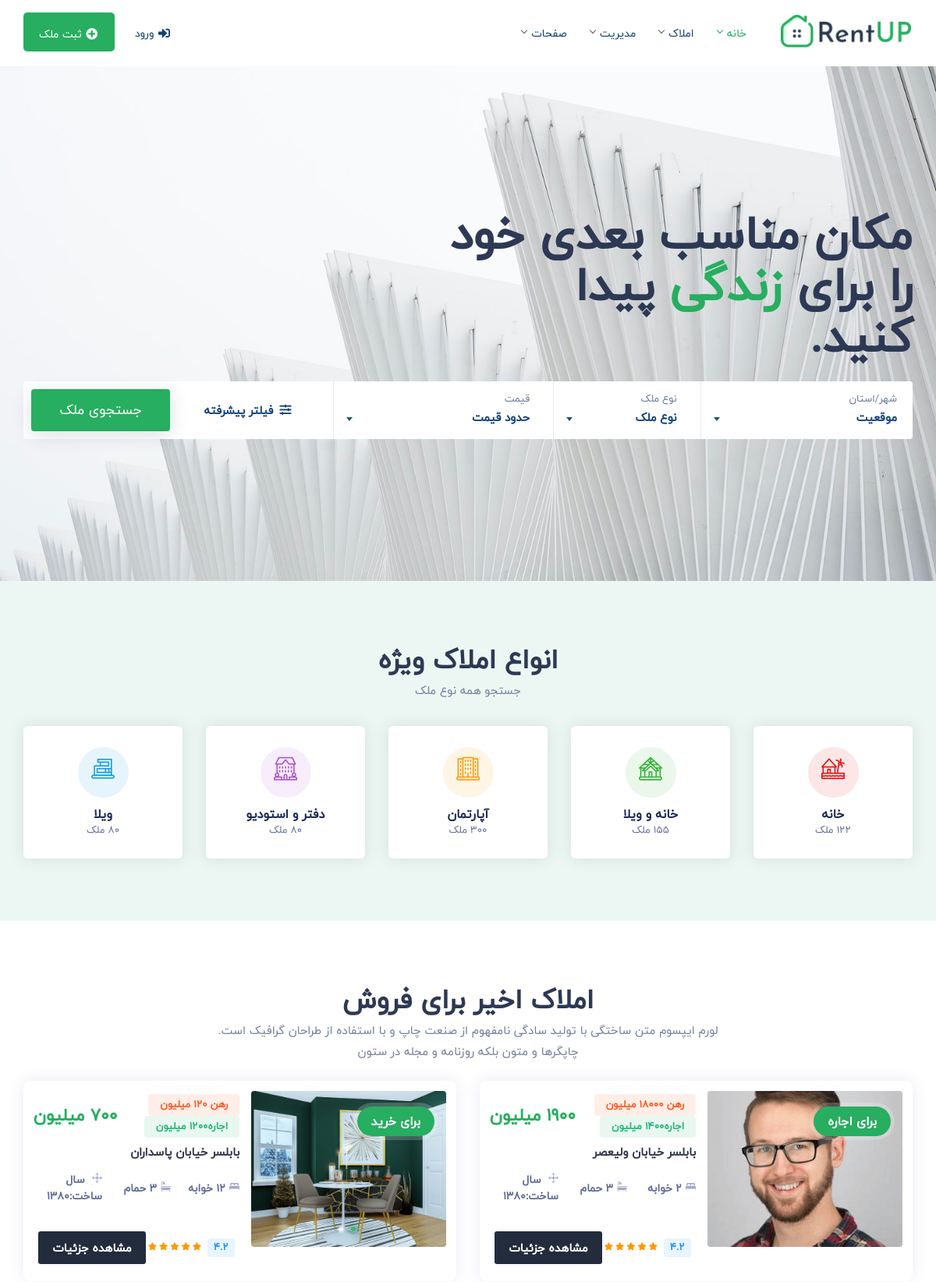
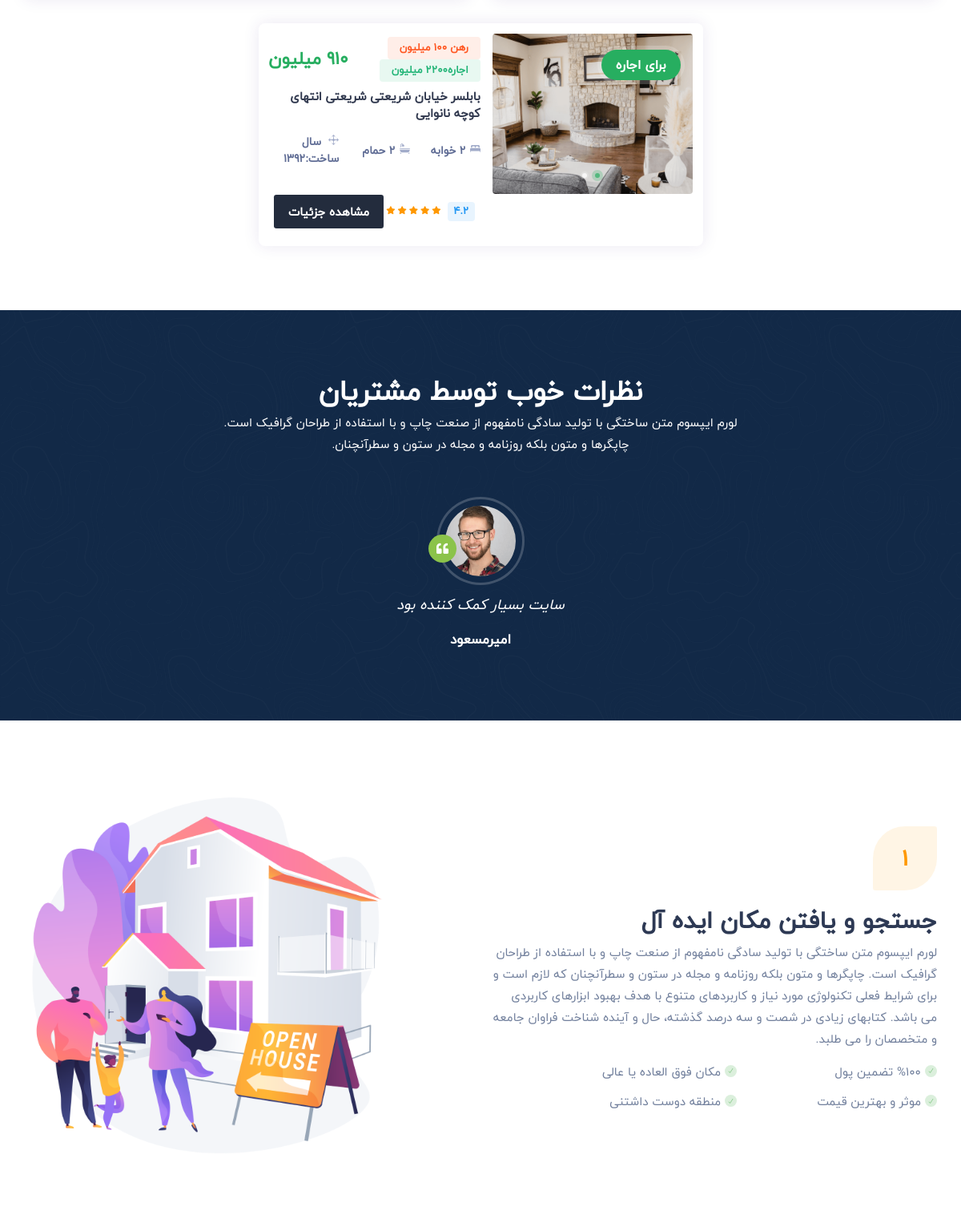
The page / (upper part) on the database its author committed (2 pictures, top to bottom).
### posts/models.py (models this page shows, shortened)
class aparteman(models.Model):
    STATUS_BUY = (
        ('برای خرید', 'برای خرید'),
        ('برای اجاره', 'برای اجاره'),
    )
    SANAD_CHOICES = (
        ('شش دانگ', 'شش دانگ'),
        ('مشاع', 'مشاع'),
        ('اصلاحات ارضی', 'اصلاحات ارضی'),
    )
    titr = models.CharField(max_length=150, verbose_name='تیتر')
    status_buy = models.CharField(
        max_length=50, choices=STATUS_BUY, default='برای خرید', verbose_name='برای خرید/رهن و اجاره')
    gheymat = models.PositiveIntegerField(
        default=0, verbose_name='قیمت')
    gheymat_rahn = models.PositiveIntegerField(
        default=0, verbose_name='قیمت رهن')
    gheymat_ejare = models.PositiveIntegerField(
        default=0, verbose_name='قیمت اجاره')
    locations = models.TextField(verbose_name='ادرس اپارتمان')
    sanad = models.CharField(
        max_length=32, choices=SANAD_CHOICES, default='شش دانگ', verbose_name='نوع سند')
    andaze = models.PositiveIntegerField(verbose_name='متراژ',default=0)
    tabaghe = models.PositiveIntegerField(verbose_name='طبقه')
    tedad_tabaghe = models.PositiveSmallIntegerField(verbose_name='تعداد طبقه')
    tedad_vahed_tabaghe = models.PositiveSmallIntegerField(
        verbose_name='تعداد واحد در هر طبقه',default=0)
    tedad_otagh = models.CharField(max_length=2, verbose_name='تعداد اتاق')
    tedad_dastshoe = models.PositiveSmallIntegerField(
        verbose_name='تعداد سرویس بهداشتی')
    sal_sakht = models.IntegerField(verbose_name='سال ساخت')
    tozihat_karbar = models.TextField(verbose_name='توضیحات کاربر')
    tozihat_khososy = models.TextField(
        blank=True, null=True, verbose_name='توضیحات خصوصی')
    image = models.ImageField(verbose_name='عکس اصلی',null=True)
    upload_time = models.DateField(auto_now=True, verbose_name='زمان ثبت')
    parking = models.BooleanField(default='False')
    ghabel_moaveze = models.BooleanField(default=False, verbose_name='قابل معاوضه؟')
    vise = models.BooleanField(default=False, verbose_name='ویژه؟')
    active = models.BooleanField(default=True, verbose_name='نمایش داده شود؟')
    tahvie = models.BooleanField(default=False)
    internet = models.BooleanField(default=False)
    trass = models.BooleanField(default=False)
    wifi = models.BooleanField(default=False)
    bed = models.BooleanField(default=False)
    micro = models.BooleanField(default=False)
    balcony = models.BooleanField(default=False)
    sahel = models.BooleanField(default=False)
    system_garmayeshi= models.BooleanField(default=False)
    sigary = models.BooleanField(default=False)
    class Meta:
        ordering = ['-upload_time']
        verbose_name = 'اپارتمان'
        verbose_name_plural = 'اپارتمان ها'

class aparteman_images(models.Model):
    place = models.ForeignKey(aparteman,on_delete=models.CASCADE)
    image = models.ImageField()
    alt = models.CharField(max_length=50)

### home/models.py (models this page shows)
class commentHome(models.Model):
    name = models.CharField(max_length=100)
    alt = models.CharField(max_length=50)
    image = models.ImageField()
    text = models.TextField()

### home/views.py (the view)
# urls.py: 2. Add a URL to urlpatterns:  path('', views.home, name='home')
def home(request):
    context = {
    "CommentHome":commentHome.objects.all(),
    "apartemans":aparteman.objects.filter(active=True)
    }
    return render(request,'home.html',context)

### templates/home.html (shortened to what this page needs)
{% extends 'base.html' %}
{% load static %}
{% block body %}
			<div class="image-cover hero_banner" style="background:#042238 url({% static 'assets/img/banner-5.jpg' %}) no-repeat;">
				<div class="container">
					<div class="row">
						<div class="col-xl-7 col-lg-8 col-md-10">
							<h2 class="big-header-capt mb-4">مکان مناسب بعدی خود<br>را برای <span class="theme-cl">زندگی</span> پیدا<br> کنید.</h2>
						</div>
					</div>
					<div class="row">
						<div class="col-xl-12 col-lg-12 col-md-12">
							<div class="full_search_box nexio_search lightanic_search hero_search-radius modern">
								<div class="search_hero_wrapping">
									<div class="row">
										<div class="col-lg-3 col-md-3 col-sm-12">
											<div class="form-group">
												<label>شهر/استان</label>
												<div class="input-with-icon">
												</div>
											</div>
										</div>
										<div class="col-lg-2 col-md-3 col-sm-12">
											<div class="form-group">
												<label>نوع ملک</label>
												<div class="input-with-icon">
												</div>
											</div>
										</div>
										<div class="col-lg-3 col-sm-12 d-md-none d-lg-block">
											<div class="form-group">
												<label>قیمت</label>
												<div class="input-with-icon">
												</div>
											</div>
										</div>
										<div class="col-lg-2 col-md-3 col-sm-12">
											<div class="form-group none">
												<a class="collapsed ad-search" data-toggle="collapse" data-parent="#search" data-target="#advance-search" href="javascript:void(0);" aria-expanded="false" aria-controls="advance-search"><i class="fa fa-sliders-h ml-2"></i>فیلتر پیشرفته</a>
											</div>
										</div>
										<div class="col-lg-2 col-md-3 col-sm-12 small-padd">
											<div class="form-group none">
												<a href="#" class="btn search-btn">جستجوی ملک</a>
											</div>
										</div>
									</div>
								</div>
							</div>
						</div>
					</div>
				</div>
			</div>
			<section class="light-bg min">
				<div class="container">
					<div class="row">
						<div class="col-lg-12 col-md-12">
							<div class="sec-heading center">
								<h2>انواع املاک ویژه</h2>
								<p>جستجو همه نوع ملک</p>
							</div>
						</div>
					</div>
					<div class="row justify-content-center">
						<div class="col-lg col-md-4">
							<div class="property_cats_boxs">
								<a href="grid-layout-with-sidebar.html" class="category-box">
									<div class="property_category_short">
										<div class="category-icon clip-1">
											<i class="flaticon-beach-house-2"></i>
										</div>
										<div class="property_category_expand property_category_short-text">
											<h4>خانه</h4>
											<p>122 ملک</p>
										</div>
									</div>
								</a>
							</div>
						</div>
						<div class="col-lg col-md-4">
							<div class="property_cats_boxs">
								<a href="grid-layout-with-sidebar.html" class="category-box">
									<div class="property_category_short">
										<div class="category-icon clip-2">
											<i class="flaticon-cabin"></i>
										</div>
										<div class="property_category_expand property_category_short-text">
											<h4>خانه و ویلا</h4>
											<p>155 ملک</p>
										</div>
									</div>
								</a>
							</div>
						</div>
						<div class="col-lg col-md-4">
							<div class="property_cats_boxs">
								<a href="grid-layout-with-sidebar.html" class="category-box">
									<div class="property_category_short">
										<div class="category-icon clip-3">
											<i class="flaticon-apartments"></i>
										</div>
										<div class="property_category_expand property_category_short-text">
											<h4>آپارتمان</h4>
											<p>300 ملک</p>
										</div>
									</div>
								</a>
							</div>
						</div>
						<div class="col-lg col-md-4">
							<div class="property_cats_boxs">
								<a href="grid-layout-with-sidebar.html" class="category-box">
									<div class="property_category_short">
										<div class="category-icon clip-4">
											<i class="flaticon-student-housing"></i>
										</div>
										<div class="property_category_expand property_category_short-text">
											<h4>دفتر و استودیو</h4>
											<p>80 ملک</p>
										</div>
									</div>
								</a>
							</div>
						</div>
						<div class="col-lg col-md-4">
							<div class="property_cats_boxs">
								<a href="grid-layout-with-sidebar.html" class="category-box">
									<div class="property_category_short">
										<div class="category-icon clip-5">
											<i class="flaticon-modern-house-4"></i>
										</div>
										<div class="property_category_expand property_category_short-text">
											<h4>ویلا</h4>
											<p>80 ملک</p>
										</div>
									</div>
								</a>
							</div>
						</div>
					</div>
				</div>
			</section>
			<section class="min">
				<div class="container">
					<div class="row justify-content-center">
						<div class="col-lg-7 col-md-10 text-center">
							<div class="sec-heading center mb-4">
								<h2>املاک اخیر برای فروش</h2>
								<p>لورم ایپسوم متن ساختگی با تولید سادگی نامفهوم از صنعت چاپ و با استفاده از طراحان گرافیک است. چاپگرها و متون بلکه روزنامه و مجله در ستون</p>
							</div>
						</div>
					</div>
					<div class="row justify-content-center">
						{% for apa in apartemans %}
						<div class="col-xl-6 col-lg-12 col-md-12 col-sm-12">
							<div class="property-listing list_view">
								<div class="listing-img-wrapper">
									<div class="_exlio_125">{{apa.status_buy}}</div>
									<div class="list-img-slide">
										<div class="click">
											{% for x in apa.aparteman_images_set.all %}
											<div><a href="single-property-1.html"><img src="{{x.image.url}}" class="img-fluid mx-auto" alt="" /></a></div>
											{% endfor %}
										</div>
									</div>
								</div>
								<div class="list_view_flex">
									<div class="listing-detail-wrapper mt-1">
										<div class="listing-short-detail-wrap">
											<div class="_card_list_flex mb-2">
												<div class="_card_flex_01">
													<span class="_list_blickes _netork">رهن {{apa.gheymat_rahn}} میلیون</span>
													<span class="_list_blickes types">اجاره{{apa.gheymat_ejare}} میلیون</span>
												</div>
												<div class="_card_flex_last">
													<h6 class="listing-card-info-price mb-0">{{apa.gheymat}} میلیون</h6>
												</div>
											</div>
											<div class="_card_list_flex">
												<div class="_card_flex_01">
													<h4 class="listing-name verified"><a href="single-property-1.html" class="prt-link-detail">{{apa.locations}}</a></h4>
												</div>
											</div>
										</div>
									</div>
									<div class="price-features-wrapper">
										<div class="list-fx-features">
											<div class="listing-card-info-icon">
												<div class="inc-fleat-icon"><img src="{% static 'assets/img/bed.svg' %}" width="13" alt="" /></div>{{apa.tedad_otagh}} خوابه
											</div>
											<div class="listing-card-info-icon">
												<div class="inc-fleat-icon"><img src="{% static 'assets/img/bathtub.svg' %}" width="13" alt="" /></div>{{apa.tedad_dastshoe}} حمام
											</div>
											<div class="listing-card-info-icon">
												<div class="inc-fleat-icon"><img src="{% static 'assets/img/move.svg' %}" width="13" alt="" /></div> سال ساخت:{{apa.sal_sakht}}										</div>
										</div>
									</div>
									<div class="listing-detail-footer">
										<div class="footer-first">
											<div class="foot-rates">
												<span class="elio_rate good">4.2</span>
												<div class="_rate_stio">
													<i class="fa fa-star"></i>
													<i class="fa fa-star"></i>
													<i class="fa fa-star"></i>
													<i class="fa fa-star"></i>
													<i class="fa fa-star"></i>
												</div>
											</div>
										</div>
										<div class="footer-flex">
											<a href="property-detail.html" class="prt-view">مشاهده جزئیات</a>
										</div>
									</div>
								</div>
							</div>
						</div>
						{% endfor %}
					</div>
				</div>
			</section>
			<section class="image-cover" style="background:#122947 url(assets/img/pattern.png) no-repeat;">
				<div class="container">
					<div class="row justify-content-center">
						<div class="col-lg-7 col-md-8">
							<div class="sec-heading center light">
								<h2>نظرات خوب توسط مشتریان</h2>
								<p>لورم ایپسوم متن ساختگی با تولید سادگی نامفهوم از صنعت چاپ و با استفاده از طراحان گرافیک است. چاپگرها و متون بلکه روزنامه و مجله در ستون و سطرآنچنان.</p>
							</div>
						</div>
					</div>
					<div class="row justify-content-center">
						<div class="col-lg-8 col-md-8">
							<div class="modern-testimonial">
								{% for comment in CommentHome %}
								<div class="single_items">
									<div class="_smart_testimons">
										<div class="_smart_testimons_thumb">
											<img src="{{comment.image.url}}" class="img-fluid" alt="">
											<span class="tes_quote"><i class="fa fa-quote-left"></i></span>
										</div>
										<div class="facts-detail">
											<p>{{comment.text}}</p>
										</div>
										<div class="_smart_testimons_info">
											<h5>{{comment.name}}</h5>
										</div>
									</div>
								</div>
								{% endfor %}
							</div>
						</div>
					</div>
				</div>
			</section>
			<section>
				<div class="container">
					<div class="row align-items-center justify-content-between">
						<div class="col-xl-6 col-lg-6 col-md-6 col-sm-12">
							<div class="eplios_tags">
								<div class="tags-1">1</div>
								<h2>جستجو و یافتن مکان ایده آل</h2>
								<p>لورم ایپسوم متن ساختگی با تولید سادگی نامفهوم از صنعت چاپ و با استفاده از طراحان گرافیک است. چاپگرها و متون بلکه روزنامه و مجله در ستون و سطرآنچنان که لازم است و برای شرایط فعلی تکنولوژی مورد نیاز و کاربردهای متنوع با هدف بهبود ابزارهای کاربردی می باشد. کتابهای زیادی در شصت و سه درصد گذشته، حال و آینده شناخت فراوان جامعه و متخصصان را می طلبد.</p>
								<ul class="eplios_list">
									<li>%100 تضمین پول</li>
									<li>مکان فوق العاده یا عالی</li>
									<li>موثر و بهترین قیمت</li>
									<li>منطقه دوست داشتنی</li>
								</ul>
							</div>
						</div>
						<div class="col-xl-5 col-lg-5 col-md-6 col-sm-12">
							<div class="text-center">
								<img src="{% static 'assets/img/tag.png' %}" class="img-fluid" alt="" />
							</div>
						</div>
					</div>
				</div>
			</section>
{% endblock %}

### rows shown on the page
aparteman: status_buy "برای اجاره", gheymat_rahn "18000", gheymat_ejare "1400", locations "بابلسر خیابان ولیعصر", tedad_otagh "2", tedad_dastshoe "3", sal_sakht "1380"
aparteman_images: image (picture)
aparteman: status_buy "برای خرید", gheymat_ejare "1200", locations "بابلسر خیابان پاسداران", tedad_otagh "12", tedad_dastshoe "3", sal_sakht "1380"
aparteman_images: image (picture)
aparteman: status_buy "برای اجاره", gheymat_rahn "100", gheymat_ejare "2200", gheymat "910", locations "بابلسر خیابان شریعتی شریعتی انتهای کوچه نانوایی", tedad_otagh "2", tedad_dastshoe "2", sal_sakht "1392"
aparteman_images: image (picture)
commentHome: image (picture), text "سایت بسیار کمک کننده بود", name "امیرمسعود"
